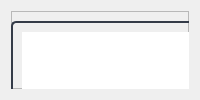
                     <widget class="QWidget" name="connections_page">
                      <layout class="QVBoxLayout" name="verticalLayout_20">
                       <item>
                        <widget class="QFrame" name="connections_main_frame">
                         <property name="frameShape">
                          <enum>QFrame::StyledPanel</enum>
                         </property>
                         <property name="frameShadow">
                          <enum>QFrame::Raised</enum>
                         </property>
                         <widget class="QFrame" name="gatt_tree_frame">
                          <property name="geometry">
                           <rect>
                            <x>0</x>
                            <y>10</y>
                            <width>521</width>
                            <height>331</height>
                           </rect>
                          </property>
                          <property name="styleSheet">
                           <string notr="true"> border: 2px solid rgb(52, 59, 72);
	border-radius: 5px;	
</string>
                          </property>
                          <property name="frameShape">
                           <enum>QFrame::StyledPanel</enum>
                          </property>
                          <property name="frameShadow">
                           <enum>QFrame::Raised</enum>
                          </property>
                          <layout class="QVBoxLayout" name="verticalLayout_27">
                           <item>
                            <widget class="QTreeWidget" name="gatt_treeView">
                             <property name="font">
                              <font>
                               <family>Segoe UI</family>
                               <pointsize>10</pointsize>
                               <weight>50</weight>
                               <italic>false</italic>
                               <bold>false</bold>
                              </font>
                             </property>
                             <property name="styleSheet">
                              <string notr="true"> border: 0px solid rgb(52, 59, 72);
	border-radius: 0px;	
</string>
                             </property>
                             <attribute name="headerVisible">
                              <bool>false</bool>
                             </attribute>
                             <column>
                              <property name="text">
                               <string>Gatt Tree</string>
                              </property>
                             </column>
                            </widget>
                           </item>
                          </layout>
                         </widget>
                         <widget class="QPushButton" name="btn_disconnect">
                          <property name="geometry">
                           <rect>
                            <x>0</x>
                            <y>350</y>
                            <width>111</width>
                            <height>31</height>
                           </rect>
                          </property>
                          <property name="text">
                           <string>Disconnect</string>
                          </property>
                         </widget>
                         <widget class="QFrame" name="scroll_Area_2_frame">
                          <property name="geometry">
                           <rect>
                            <x>530</x>
                            <y>10</y>
                            <width>581</width>
                            <height>531</height>
                           </rect>
                          </property>
                          <property name="styleSheet">
                           <string notr="true"/>
                          </property>
                          <property name="frameShape">
                           <enum>QFrame::StyledPanel</enum>
                          </property>
                          <property name="frameShadow">
                           <enum>QFrame::Raised</enum>
                          </property>
                          <layout class="QVBoxLayout" name="verticalLayout_28">
                           <item>
                            <widget class="QScrollArea" name="scrollArea_2">
                             <property name="sizePolicy">
                              <sizepolicy hsizetype="Expanding" vsizetype="Preferred">
                               <horstretch>0</horstretch>
                               <verstretch>0</verstretch>
                              </sizepolicy>
                             </property>
                             <property name="styleSheet">
                              <string notr="true">
 border: 0px solid rgb(52, 59, 72);
	border-radius: 5px;	
</string>
                             </property>
                             <property name="verticalScrollBarPolicy">
                              <enum>Qt::ScrollBarAlwaysOn</enum>
                             </property>
                             <property name="widgetResizable">
                              <bool>true</bool>
                             </property>
                             <widget class="QWidget" name="scrollAreaWidgetContents_2">
                              <property name="geometry">
                               <rect>
                                <x>0</x>
                                <y>0</y>
                                <width>553</width>
                                <height>511</height>
                               </rect>
                              </property>
                             </widget>
                            </widget>
                           </item>
                          </layout>
                         </widget>
                        </widget>
                       </item>
                      </layout>
                     </widget>
